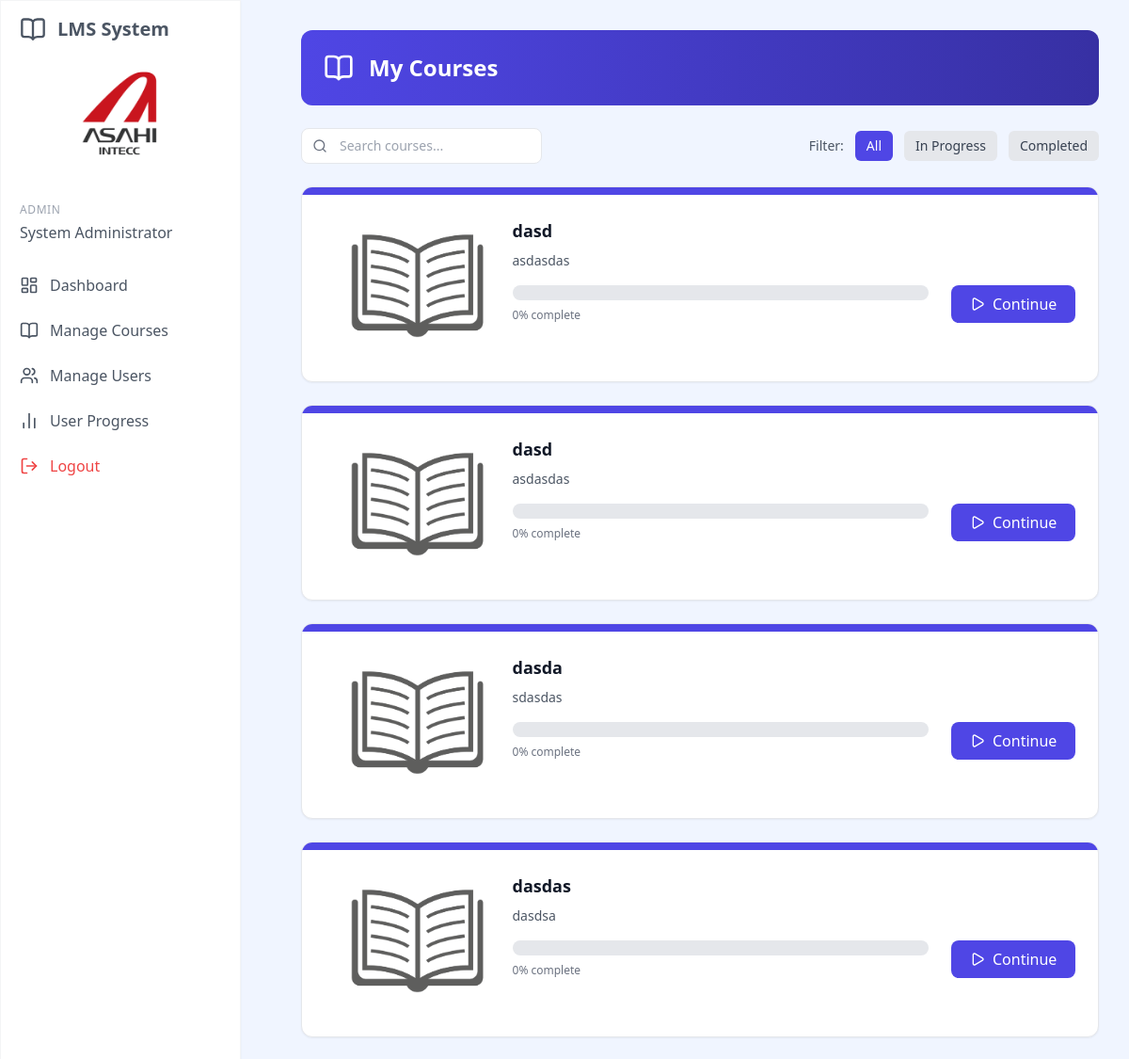
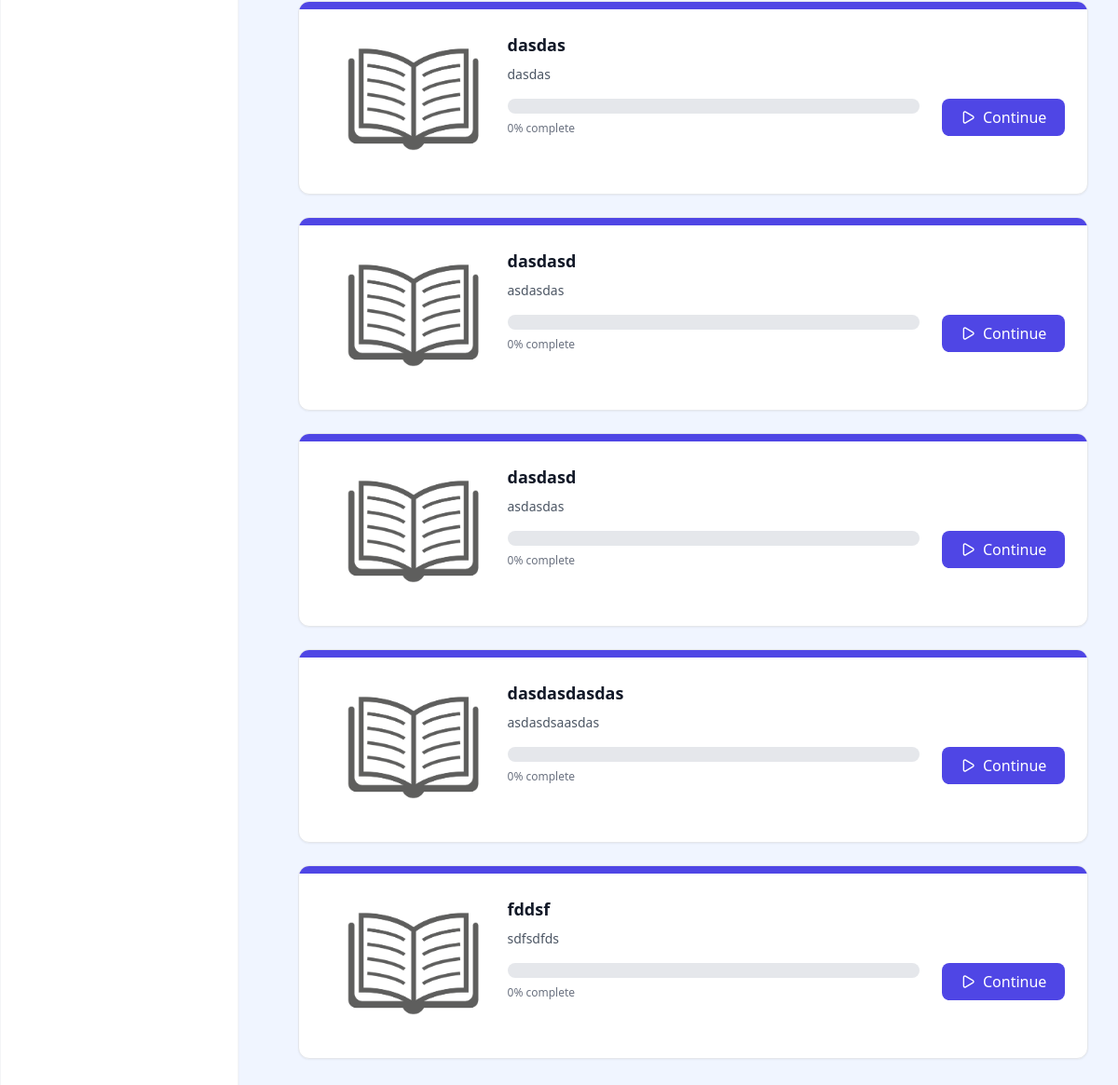
The page /view_courses.php (signed in) on the database as committed earlier (2 pictures, top to bottom).
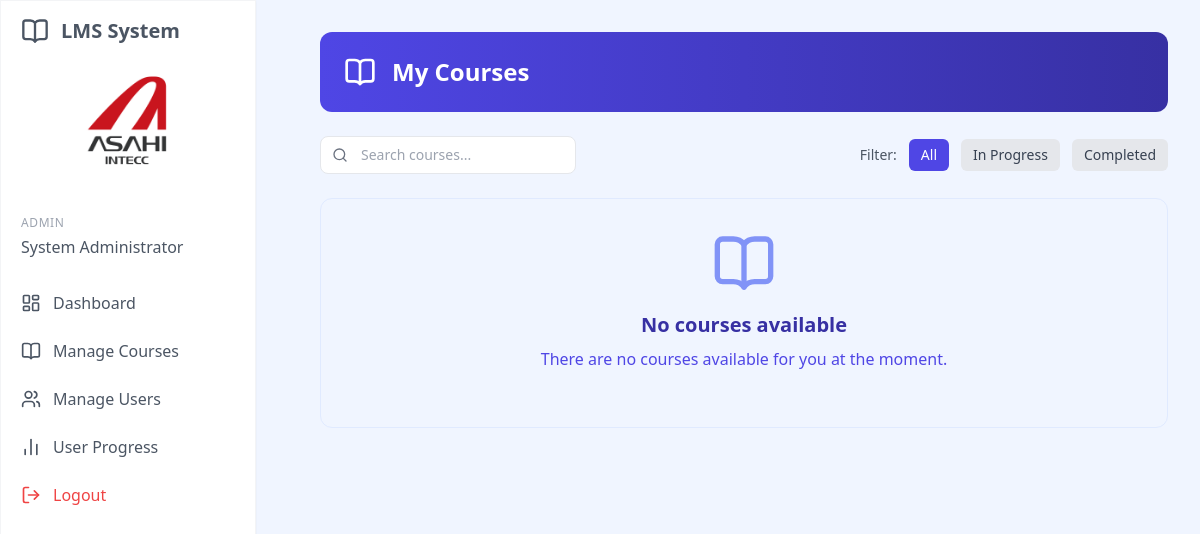
The same page on the database as committed later.
### tables this page shows
CREATE TABLE `courses` (
  `id` int(11) NOT NULL,
  `title` varchar(100) NOT NULL,
  `description` text DEFAULT NULL,
  `department` int(10) NOT NULL,
  `division` int(10) NOT NULL,
  `section` int(10) NOT NULL,
  `company_group` tinyint(11) NOT NULL,
  `position` tinyint(11) NOT NULL,
  `group_id` int(11) NOT NULL,
  `created_by` int(11) DEFAULT NULL,
  `has_video` int(11) DEFAULT 0,
  `created_at` timestamp NULL DEFAULT current_timestamp(),
  `updated_at` timestamp NULL DEFAULT current_timestamp() ON UPDATE current_timestamp(),
  `removed` int(1) NOT NULL
);

### web/view_courses.php (the view, shortened to what the changed rows need)
<?php
require_once '../config.php';
include 'includes/header.php';
$query = "
    SELECT
        c.id,
        c.title,
        c.description,
        COUNT(DISTINCT cv.id) AS total_modules,
        COUNT(DISTINCT uvp.video_id) AS completed_modules,
        COALESCE((COUNT(DISTINCT uvp.video_id) * 100.0 / NULLIF(COUNT(DISTINCT cv.id), 0)), 0) AS progress
    FROM courses c
    LEFT JOIN course_videos cv ON c.id = cv.course_id AND cv.removed = 0
    LEFT JOIN user_video_progress uvp ON cv.id = uvp.video_id AND uvp.user_id = ? AND uvp.removed = 0
    WHERE c.removed = 0
    GROUP BY c.id, c.title, c.description
    ORDER BY c.title
";
$stmt = $conn->prepare($query);
$stmt->bind_param("i", $_SESSION['user_id']);
$stmt->execute();
$courses = $stmt->get_result()->fetch_all(MYSQLI_ASSOC);
?>
<div class="p-8 sm:ml-72">
    <div class="container mx-auto">
        <div class="bg-gradient-to-r from-blue-600 to-blue-800 rounded-xl p-6 mb-6 flex items-center">
            <h1 class="text-2xl font-bold text-white">My Courses</h1>
        </div>
        <?php if (empty($courses)): ?>
        <div class="bg-blue-50 border border-blue-100 rounded-xl p-8 text-center">
            <i data-lucide="book-open" class="w-16 h-16 text-blue-400 mx-auto mb-4"></i>
            <h2 class="text-xl font-bold text-blue-800 mb-2">No courses available</h2>
            <p class="text-blue-600 mb-6">There are no courses available for you at the moment.</p>
        </div>
        <?php else: ?>
        <div class="grid grid-cols-1 gap-6" id="coursesGrid">
            <?php foreach ($courses as $course): ?>
            <div class="course-card bg-white rounded-xl shadow-sm overflow-hidden border border-gray-200 hover:shadow-md transition-shadow duration-200"
                 data-progress="<?php echo round($course['progress']); ?>"
                 data-title="<?php echo htmlspecialchars($course['title']); ?>"
                 data-description="<?php echo htmlspecialchars($course['description']); ?>">
                <div class="h-2 bg-blue-600"></div>
                <div class="p-6 grid md:grid-cols-3 max-md:grid-rows-2 lg:grid-cols-4">
                    <div class="col-span-1 max-md:col-span-2 row-span-1 lg:col-span-1 max-md:text-center place-content-center">
                        <img src="book image.jpg" alt="Open Book" class="h-[150px] hx-auto mx-auto">
                    </div>
                    <div class="col-span-2 lg:col-span-3">
                        <h3 class="text-lg font-semibold text-gray-900 mb-2"><?php echo htmlspecialchars($course['title']); ?></h3>
                        <p class="text-sm text-gray-600 mb-4 line-clamp-2"><?php echo htmlspecialchars($course['description']); ?></p>
                        <div class="grid grid-cols-4 row-span-1 gap-6">
                            <div class="col-span-3 place-content-center">
                                <div class="w-full bg-gray-200 rounded-full h-4">
                                </div>
                                <div class="flex justify-between items-center mt-2">
                                    <span class="text-xs font-medium text-gray-500"><?php echo round($course['progress']); ?>% complete</span>
                                </div>
                            </div>
                            <a href="view_course.php?id=<?php echo $course['id']; ?>" class="place-content-center col-span-1 block w-full text-center px-4 py-2 bg-blue-600 hover:bg-blue-700 text-white font-medium rounded-lg transition-colors flex items-center justify-center">
                                <i data-lucide="<?php echo $course['progress'] == 100 ? 'check-circle' : 'play'; ?>" class="w-4 h-4 mr-2"></i>
                                <div class="max-md:hidden">
                                    <?php echo $course['progress'] == 100 ? 'Review' : 'Continue'; ?>
                                </div>
                            </a>
                        </div>
                    </div>
                </div>
            </div>
            <?php endforeach; ?>
        </div>
        <?php endif; ?>
    </div>
</div>

Rows that differ between the two databases and show on the page:
removed courses: title "dasd", description "asdasdas", progress "0"
removed courses: title "dasd", description "asdasdas", progress "0"
removed courses: title "dasda", description "sdasdas", progress "0"
removed courses: title "dasdas", description "dasdsa", progress "0"
removed courses: title "dasdas", description "dasdas", progress "0"
removed courses: title "dasdasd", description "asdasdas", progress "0"
removed courses: title "dasdasd", description "asdasdas", progress "0"
removed courses: title "dasdasdasdas", description "asdasdsaasdas", progress "0"
removed courses: title "fddsf", description "sdfsdfds", progress "0"
Other text that changed with them:
text now shown: "No courses available There are no courses available for you at the moment."
